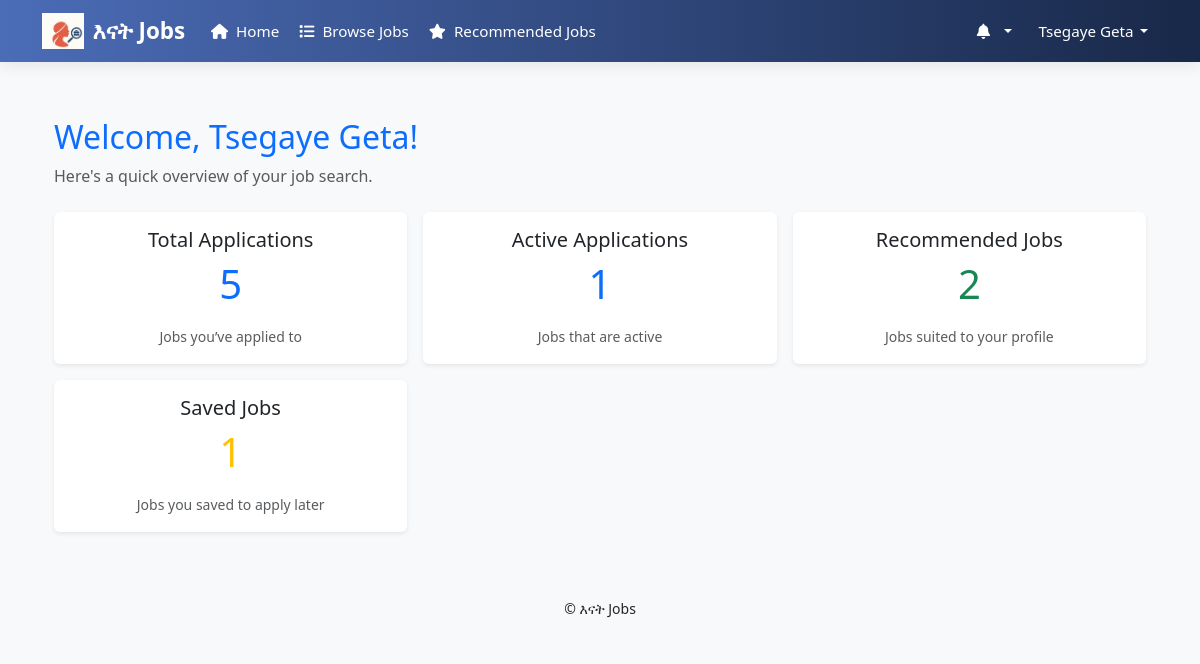
Page /job_seeker_dashboard/ (signed in) on the committed database.
### job/models.py (models this page shows, shortened)
class User(AbstractUser):
    is_employer = models.BooleanField(default=False)
    is_job_seeker = models.BooleanField(default=False)
    phone_number = models.CharField(max_length=15, blank=True, null=True)
    groups = models.ManyToManyField(
        'auth.Group',
        related_name='job_user_groups',  # Add this
        blank=True,
        help_text='The groups this user belongs to.',
        verbose_name='groups'
    )
    user_permissions = models.ManyToManyField(
        'auth.Permission',
        related_name='job_user_permissions',  # Add this
        blank=True,
        help_text='Specific permissions for this user.',
        verbose_name='user permissions'
    )

class SeekerProfile(models.Model):
    user = models.OneToOneField(User, on_delete=models.CASCADE)
    first_name = models.CharField(max_length=100)
    last_name = models.CharField(max_length=100)
    email = models.EmailField()
    phone_number = models.CharField(max_length=15, blank=True, null=True)
    location = models.CharField(max_length=255, blank=True)
    location = models.CharField(max_length=255, blank=True)  # 👈 free text (but controlled by form)
    resume = models.FileField(upload_to='resumes/', blank=True, null=True)
    skills = models.ManyToManyField(Skill, blank=True)

### job/views.py (the view)
# urls.py: path('job_seeker_dashboard/',views.job_seeker_dashboard, name='job_seeker_dashboard'),
@role_required('job_seeker')
def job_seeker_dashboard(request):
    seeker = request.user.seekerprofile
    user_skills = seeker.skills.all()
    recommended_jobs = Job.objects.filter(required_skills__in=user_skills).distinct()[:5]
    saved_jobs = Job.objects.filter(savedjob__user=request.user).distinct()[:5]
    applications = JobApplication.objects.filter(applicant=request.user).select_related('job')
    active_applications = JobApplication.objects.filter(
    applicant=request.user,
            status__in=['applied', 'reviewed']  # only ongoing applications
        ).select_related('job')
    context = {
        'applications': applications,
        'recommended_jobs': recommended_jobs,
        'saved_jobs': saved_jobs,
        'active_applications':active_applications
    }
    return render(request, 'job/job_seeker_dashboard.html', context)

### job/context_processors.py (called while the page is built)
def notifications(request):
    if request.user.is_authenticated:
        all_notifications = request.user.notifications_received.order_by('-created_at')
        return {
            'notifications': all_notifications
        }
    return {}

def notification_count(request):
    if request.user.is_authenticated:
        count = Notification.objects.filter(recipient=request.user, is_read=False).count()
        return {'notifications_unread_count': count}
    return {'notifications_unread_count': 0}

### job/templates/job/job_seeker_dashboard.html
{% extends 'seeker_base.html' %}
{% block content %}
<div class="container py-4">
    <div class="mb-4">
        <h2 class="text-primary">Welcome, {{ request.user.seekerprofile.first_name | title }} {{ request.user.seekerprofile.last_name | title }}!</h2>
        <p class="text-muted">Here's a quick overview of your job search.</p>
    </div>
    <div class="row g-3">
        <div class="col-md-4">
            <div class="card shadow-sm border-0">
                <div class="card-body text-center">
                    <h5 class="card-title">Total Applications</h5>
                    <p class="display-6 text-primary">{{ applications.count }}</p>
                    <small class="text-muted">Jobs you’ve applied to</small>
                </div>
            </div>
        </div>
        <div class="col-md-4">
            <div class="card shadow-sm border-0">
                <div class="card-body text-center">
                    <h5 class="card-title">Active Applications</h5>
                    <p class="display-6 text-primary">{{ active_applications.count }}</p>
                    <small class="text-muted">Jobs that are active </small>
                </div>
            </div>
        </div>
        <div class="col-md-4">
            <div class="card shadow-sm border-0">
                <div class="card-body text-center">
                    <h5 class="card-title">Recommended Jobs</h5>
                    <p class="display-6 text-success">{{ recommended_jobs.count }}</p>
                    <small class="text-muted">Jobs suited to your profile</small>
                </div>
            </div>
        </div>
        <div class="col-md-4">
            <div class="card shadow-sm border-0">
                <div class="card-body text-center">
                    <h5 class="card-title">Saved Jobs</h5>
                    <p class="display-6 text-warning">{{ saved_jobs.count }}</p>
                    <small class="text-muted">Jobs you saved to apply later</small>
                </div>
            </div>
        </div>
    </div>
</div>
{% endblock %}

### job/templates/seeker_base.html (shortened to what this page needs)
    {% load static %}
    <!DOCTYPE html>
    <html lang="en">
    <head>
        <link rel="stylesheet" href="https://cdn.jsdelivr.net/npm/bootstrap@5.3.2/dist/css/bootstrap.min.css">
        <link rel="stylesheet" href="https://cdnjs.cloudflare.com/ajax/libs/font-awesome/6.4.0/css/all.min.css">
    </head>
    <body>
        <nav class="navbar navbar-expand-lg navbar-dark fixed-top">
            <div class="container">
                <a class="navbar-brand" href="{% url 'main' %}">
                    <img src="{% static 'jobs/images/enat.png' %}" alt="Enat Jobs" style="height:36px; width:auto; margin-right:8px;">
                    እናት Jobs
                </a>
                <div class="collapse navbar-collapse" id="navbarNav">
                    <ul class="navbar-nav me-auto mb-2 mb-lg-0">
                        <li class="nav-item">
                            {% if user.is_authenticated %}
                                {% if user.is_superuser %}
                                    <a class="nav-link" href="{% url 'admin_dashboard' %}"><i class="fas fa-home me-1"></i> Home</a>
                                {% elif user.is_job_seeker %}
                                    <a class="nav-link" href="{% url 'job_seeker_dashboard' %}"><i class="fas fa-home me-1"></i> Home</a>
                                                                    <li class="nav-item d-none d-lg-block"><a class="nav-link" href="{% url 'browse_jobs' %}"><i class="fas fa-list me-1"></i> Browse Jobs</a></li>
                                {% elif user.is_employer %}
                                    <a class="nav-link" href="{% url 'employer_dashboard' %}"><i class="fas fa-home me-1"></i> Home</a>
                                {% endif %}
                            {% else %}
                                <a class="nav-link" href="{% url 'main' %}"><i class="fas fa-home me-1"></i> Home</a>
                            {% endif %}
                        </li>
                        {% if user.is_authenticated and user.is_job_seeker %}
                        <li class="nav-item">
<a class="nav-link" href="{% url 'recommended_jobs' %}">
    <i class="fas fa-star me-1"></i> Recommended Jobs
</a>
                        </li>
                        {% endif %}
                    </ul>
                    <ul class="navbar-nav ms-auto align-items-lg-center">
                        {% if user.is_authenticated %}
                            <li class="nav-item dropdown me-lg-2">
                                <a class="nav-link dropdown-toggle position-relative" href="#" id="notifDropdown" role="button"
                                data-bs-toggle="dropdown" aria-expanded="false">
                                <i class="fas fa-bell me-1"></i>
                                </a>
                            </li>
                            <li class="nav-item dropdown">
                                <a class="nav-link dropdown-toggle d-flex align-items-center" href="#" id="profileDropdown" role="button" data-bs-toggle="dropdown" aria-expanded="false">
                                    {% if user.seekerprofile %}
                                        <span class="d-none d-lg-inline">{{ user.seekerprofile.first_name|title }} {{ user.seekerprofile.last_name|title }}</span>
                                    {% elif user.employerprofile %}
                                        <span class="d-none d-lg-inline">{{ user.employerprofile.comapany_name|title }}</span>
                                    {% else %}
                                        <span class="d-none d-lg-inline">{{ user.username|title }}</span>
                                    {% endif %}
                                </a>
                            </li>
                        {% else %}
                            <li class="nav-item"><a class="nav-link" href="{% url 'login' %}"><i class="fas fa-sign-in-alt me-1"></i> Login</a></li>
                            <li class="nav-item"><a class="btn btn-outline-light ms-lg-2 mt-2 mt-lg-0" href="{% url 'register' %}"><i class="fas fa-user-plus me-1"></i> Register</a></li>
                        {% endif %}
                    </ul>
                </div>
            </div>
        </nav>
        <main class="container my-4">
            {% block content %}{% endblock %}
        </main>
        <footer class="bg-light text-center py-3 mt-auto">
            <div class="container">
                <small>&copy; {{ now.year }} እናት Jobs</small>
            </div>
        </footer>
    </body>
    </html>

### job/templates/seeker_base.html (style rules this page uses)
body { padding-top: 70px; background-color: #f8f9fa; -webkit-font-smoothing: antialiased; }
.navbar { background: linear-gradient(90deg, #4b6cb7, #182848); box-shadow: 0 4px 15px rgba(0,0,0,0.08); padding: 0.5rem 0; }
.navbar-brand { font-weight: 700; font-size: 1.4rem; color: #fff !important; display: flex; align-items: center; margin-right: 1rem; }
.navbar-nav .nav-link { white-space: nowrap; overflow: hidden; text-overflow: ellipsis; padding: 0.5rem 0.8rem; border-radius: 4px; transition: all 0.2s ease; }
.navbar .nav-link, .navbar .navbar-brand { color: #fff !important; }
.nav-item { margin: 0 2px; }
.nav-item.dropdown .dropdown-toggle::after { margin-left: 0.4rem; }
@media (max-width: 1200px) { .navbar-nav .nav-link { padding: 0.4rem 0.6rem; font-size: 0.95rem; } }
img { max-width: 100%; height: auto; display: block; }

### rows in the picture
User: seekerprofile.first_name "Tsegaye", seekerprofile.last_name "Geta", user.seekerprofile.first_name "Tsegaye", user.seekerprofile.last_name "Geta"

### other values in the picture
{{ applications.count }} "5"
{{ active_applications.count }} "1"
{{ recommended_jobs.count }} "2"
{{ saved_jobs.count }} "1"
